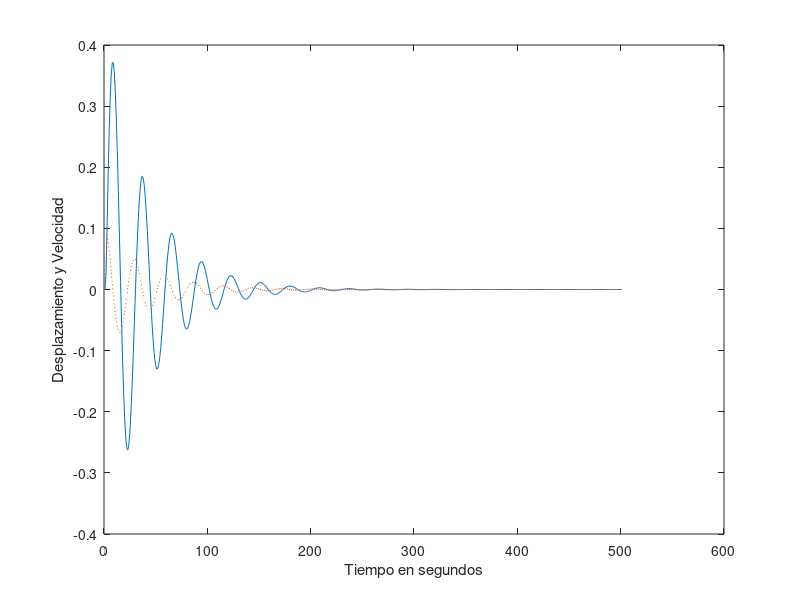

Here is the MATLAB script that generated this plot:
function SiMec()
    disp('  -"SIMULACION DE UN SISTEMA MECANICO (Resorte-Amortiguador)-"-')
    disp('---------------------------------------')
    fprintf('\n');

    %Ingreso de Datos
    disp('  -"DATOS DE LA SIMULACION"-')
    fprintf('\n');
    A = input('Ingresar fuerza del resorte (parametro A): ');
    B = input('Ingresar fuerza del amortiguador (parametro B): ');
    T(1) = 0;
    %M: Masa
    P = 1000; %% Peso del cuerpo
    M = P / 9.8;
    h = 0.1; %% Paso de la simulacion
    d = 500; %% Duracion de la simulacion

    dpos = 0; %desplazamiento maximo
    tdpos = 0; %tiempo desplazamiento maximo
    dneg = 0; %desplazamiento minimo
    tdneg = 0; %momento desplazamineto minimo
    vpos = 0; %velocidad maxima
    tvpos = 0; %tiempo velocidad maxima
    vneg = 0; %velocidad negativa
    tvneg = 0; %momento velocidad minima
    f = inline('x2', 't', 'x1', 'x2');
    g = inline('co1-co2*x2-co3*x1', 't', 'x1', 'x2', 'co1', 'co2', 'co3');

    ls = d / h;
    x1 = 0; %% desplazamiento inicial
    x2 = 0; %%  velocidad inicial
    Y(:, 1) = [x1; x2];
    wti = 0
    fid = fopen('d:\mecanico.txt', 'w');

    for t = 0:ls

        if t < 20
            co1 = 5 * 9.8 / P;
        else
            co1 = 0;
        end

        co2 = (B * 9.8 / P);
        co3 = (A * 9.8 / P);

        k11 = h * f(t, x1, x2);
        k21 = h * g(t, x1, x2, co1, co2, co3);

        k12 = h * f(t + h * .5, x1 + k11 / 2, x2 + k21 * 0.5);
        k22 = h * g(t + h * .5, x1 + k11 / 2, x2 + k21 * 0.5, co1, co2, co3);

        k13 = h * f(t + h * .5, x1 + k12 / 2, x2 + k22 * 0.5);
        k23 = h * g(t + h * .5, x1 + k12 / 2, x2 + k22 * 0.5, co1, co2, co3);

        k14 = h * f(t + h, x1 + k13, x2 + k23);
        k24 = h * g(t + h, x1 + k13, x2 + k23, co1, co2, co3);

        x1 = x1 + (k11 + 2 * k12 + 2 * k13 + k14) / 6;
        x2 = x2 + (k21 + 2 * k22 + 2 * k23 + k24) / 6;

        if mod(t, 10) == 0
            %fprintf('T %3.1f  Desp: %3.4f      Vel:%3.4f',t/10 ,x1 ,x2)
            fprintf(fid, '%f\t%f\t%f\n', t, x1, x2);
            fprintf('\n');
            wti = wti + 1;
            Y(1, wti + 1) = x1;
            Y(2, wti + 1) = x2;
            T(wti + 1) = wti;
        end

        if x1 > dpos
            dpos = x1;
            tdpos = t / 10;
        end

        %%%% Desplazamiento Negativo
        if x1 < dneg
            dneg = x1;
            tdneg = t / 10;
        end

        %%%  Velocidad Positiva
        if x2 > vpos
            vpos = x2;
            tvpos = t / 10;
        end

        %%%  Velocidad Negativa
        if x2 < vneg
            vneg = x2;
            tvneg = t / 10;
        end

    end

    fclose(fid);

    %Presentacion de los resultados
    fprintf('\n');
    fprintf('\n');
    disp(' -"RESULTADOS"- ')
    fprintf('\n');
    fprintf(' Desplazamiento maximo: %3.4f', dpos);
    disp(' metros; ')
    fprintf(' Producido a los: %3.1f', tdpos);
    disp(' segundos ')
    fprintf('\n');
    fprintf('\n');
    fprintf(' Desplazamiento minimo: %3.4f', dneg);
    disp(' metros; ')
    fprintf(' Producido a los: %3.1f', tdneg);
    disp(' segundos ')
    fprintf('\n');
    fprintf('\n');
    fprintf(' Velocidad maxima: %3.4f', vpos);
    disp(' m/s; ')
    fprintf(' Producida a los: %3.1f', tvpos);
    disp(' segundos ')
    fprintf('\n');
    fprintf('\n');
    fprintf(' Velocidad minima: %3.4f', vneg);
    disp(' m/s; ')
    fprintf(' Producida a los: %3.1f', tvneg);
    disp(' segundos ')
    %Graficacion de resultados
    plot(T, Y(1, :), '-', T, Y(2, :), ':');
    xlabel('Tiempo en segundos'); ylabel('Desplazamiento y Velocidad')
    axis('auto');
    fprintf('\n');
